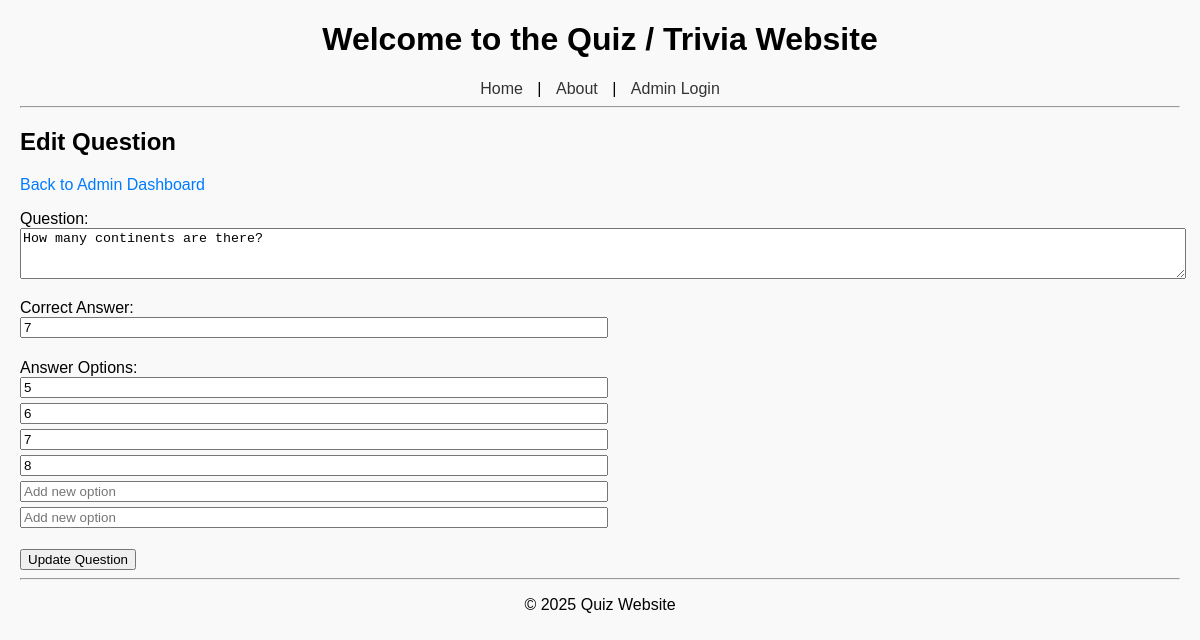
The page /edit_question.php?question_id=5 (signed in) on the database its author committed.
### tables this page shows
CREATE TABLE questions (
    id INT AUTO_INCREMENT PRIMARY KEY,
    category_id INT NOT NULL,
    question_text TEXT NOT NULL,
    correct_answer VARCHAR(255) NOT NULL,
    FOREIGN KEY (category_id) REFERENCES categories(id) ON DELETE CASCADE
);

CREATE TABLE answers (
    id INT AUTO_INCREMENT PRIMARY KEY,
    question_id INT NOT NULL,
    answer_text VARCHAR(255) NOT NULL,
    FOREIGN KEY (question_id) REFERENCES questions(id) ON DELETE CASCADE
);

### edit_question.php (the view, shortened to what this page needs)
<?php
include 'includes/db.php';
include 'includes/header.php';
$question_id = intval($_GET['question_id']);
$stmt = $pdo->prepare("SELECT q.*, c.creator_id FROM questions q JOIN categories c ON q.category_id = c.id WHERE q.id = ?");
$stmt->execute([$question_id]);
$question = $stmt->fetch(PDO::FETCH_ASSOC);
$stmt = $pdo->prepare("SELECT * FROM answers WHERE question_id = ?");
$stmt->execute([$question_id]);
$answers = $stmt->fetchAll(PDO::FETCH_ASSOC);
?>
<h2>Edit Question</h2>
<p><a href="admin.php">Back to Admin Dashboard</a></p>
<form method="post" action="">
    <p>
        <label>Question:</label><br>
        <textarea name="question_text" rows="3" cols="50" required><?php echo htmlspecialchars($question['question_text']); ?></textarea>
    </p>
    <p>
        <label>Correct Answer:</label><br>
        <input type="text" name="correct_answer" value="<?php echo htmlspecialchars($question['correct_answer']); ?>" required>
    </p>
    <p>
        <label>Answer Options:</label><br>
        <?php foreach($answers as $a): ?>
            <input type="text" name="options[]" value="<?php echo htmlspecialchars($a['answer_text']); ?>"><br>
        <?php endforeach; ?>
        <input type="text" name="options[]" placeholder="Add new option"><br>
        <input type="text" name="options[]" placeholder="Add new option"><br>
    </p>
    <input type="submit" name="update_question" value="Update Question">
</form>
<?php include 'includes/footer.php'; ?>

### css/style.css (style rules this page uses)
body { font-family: Arial, sans-serif; margin: 20px; background-color: #f9f9f9; }
a { text-decoration: none; color: #007BFF; }
textarea { width: 100%; resize: vertical; }
input[type="text"] { width: 50%; margin-bottom: 5px; }

### rows shown on the page
questions: question_text "How many continents are there?", correct_answer "7"
answers: answer_text "5"
answers: answer_text "6"
answers: answer_text "7"
answers: answer_text "8"
